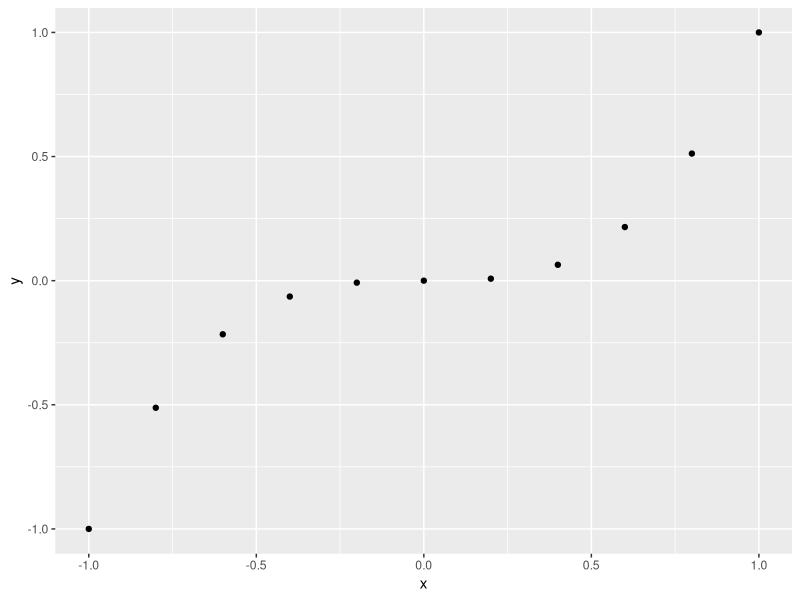
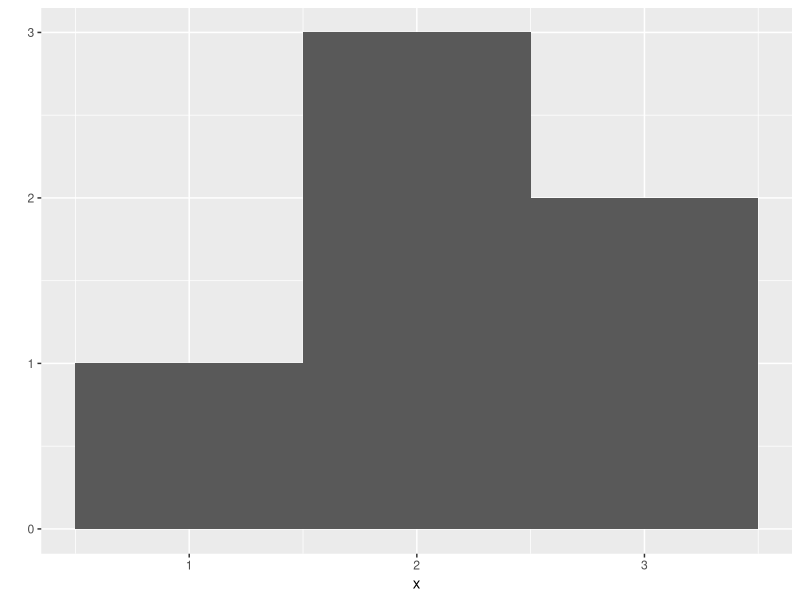
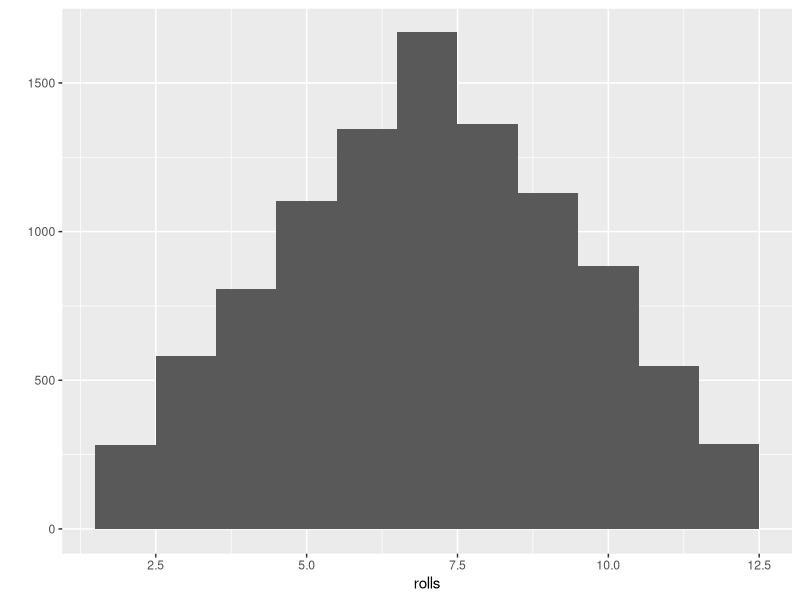
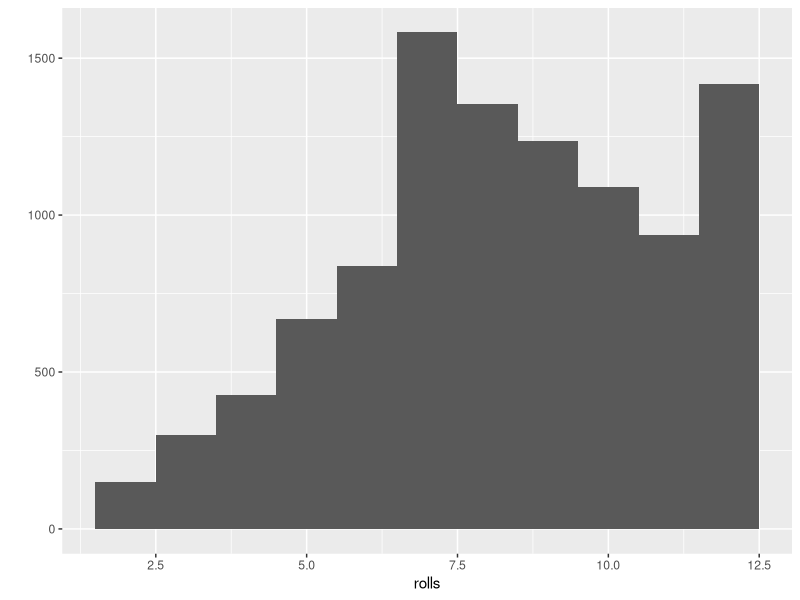

R code for these plots, in order:
## ---- chunk 1
die <- 1:6
die
## ---- chunk 2
ls()
## ---- chunk 3
die - 1
die / 2
die * die
## ---- chunk 4
round(3.1415)
factorial(3)
mean(1:6)
mean(die)
round(mean(die))
## ---- chunk 5
args(round)
## ---- chunk 6
round(3.1415, digits = 2)
## ---- chunk 7
round(3.1415, 2)
## ---- chunk 8
sample(x = 1:4, size =2)
## ---- chunk 9
sample(x = die, size =1)
## ---- chunk 10
sample(x = die, size =2, replace = TRUE)
## ---- chunk 11
sample(x = die, size =2)
## ---- chunk 12
dice <- sample(x = die, size =2, replace = TRUE)
## ---- chunk 13
dice
dice
## ---- chunk 14
die <- 1:6
dice <- sample(x = die, size =2, replace = TRUE)
sum(dice)
## ---- chunk 15
roll <- function(){
 die <- 1:6
 dice <- sample(x = die, size =2, replace = TRUE)
 sum(dice) 
}
## ---- chunk 16
roll()
roll()
## ---- chunk 17
roll
## ---- chunk 18
roll2 <- function(bones){
 dice <- sample(x = bones, size =2, replace = TRUE)
 sum(dice) 
}
## ---- chunk 19
args(roll2)
## ---- chunk 20
roll2(bones = 1:4)
roll2(bones = 1:6)
## ---- chunk 21
roll2 <- function(bones=1:6){
 dice <- sample(x = bones, size =2, replace = TRUE)
 sum(dice) 
}
roll2()
## ---- chunk 22
args(roll2)
## ---- chunk 23
replicate(3, 1+1)
## ---- chunk 24
replicate(10, roll())
## ---- chunk 25
library(ggplot2)
## ---- chunk 26
x <- c(-1, -0.8, -0.6, -0.4, -0.2, 0, 0.2, 0.4, 0.6, 0.8, 1)
y <- x^3
qplot(x, y)
## ---- chunk 27
x <- c(1, 2, 2, 2, 3, 3)
qplot(x, binwidth = 1)
## ---- chunk 28
rolls <- replicate(10000, roll())
qplot(rolls, binwidth = 1)
## ---- chunk 29
roll <- function(){
 die <- 1:6
 dice <- sample(x = die, size =2, replace = TRUE, prob = c(1/8, 1/8, 1/8, 1/8, 1/8, 3/8))
 sum(dice) 
}
rolls <- replicate(10000, roll())
qplot(rolls, binwidth = 1)
